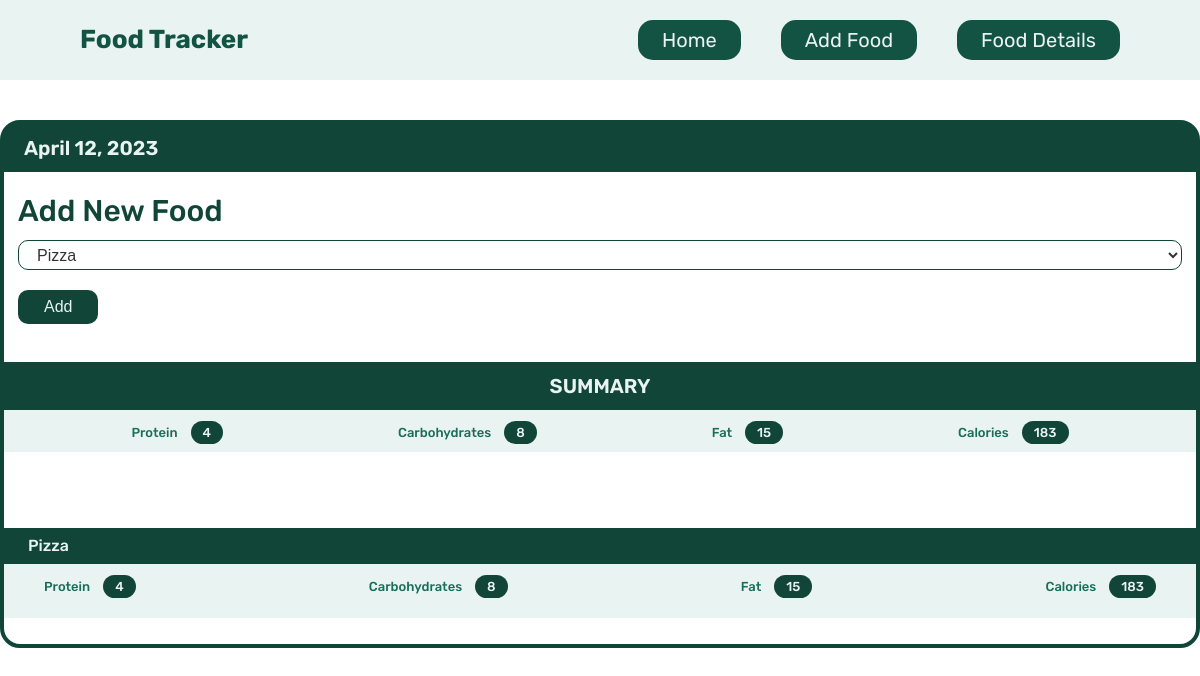
/view/20230412, run on the app's committed database.
### tables this page shows
CREATE TABLE food(
    id integer PRIMARY KEY AUTOINCREMENT,
    name text not null,
    fat integer not NULL,
    protein integer not null,
    carbs integer not null,
    calories integer not null
);

### app.py (the view)
@app.route('/view/<date>', methods = ["GET", "POST"])
def view(date):
    db = get_db()
    cur = db.execute("select id, entry_date from log_date where entry_date = ?", [date])
    date_result = cur.fetchone()
    if request.method == "POST":
        db.execute('insert into food_date (food_id, log_date_id) values (?, ?)', [request.form['food-selected'], date_result['id']])
        db.commit()
    d = datetime.strptime(str(date_result['entry_date']), '%Y%m%d')
    readable_date = datetime.strftime(d, '%B %d, %Y')
    food_cur = db.execute('select id, name from food')
    food_results = food_cur.fetchall()
    log_cur = db.execute(
        """
        select food.name, food.protein, food.carbs, food.fat, food.calories from log_date
        join food_date on food_date.log_date_id = log_date.id
        join food on food.id = food_date.food_id
        where log_date.entry_date = ?
        """,
        [date]
    )
    log_results = log_cur.fetchall()
    totals = {}
    totals['protein'] = 0
    totals['carbs'] = 0
    totals['fat'] = 0
    totals['calories'] = 0
    for food in log_results:
        totals['protein'] += food['protein']
        totals['carbs'] += food['carbs']
        totals['fat'] += food['fat']
        totals['calories'] += food['calories']
    return render_template('view.html', entry_date=date_result['entry_date'], readable_date = readable_date, \
                           food_results=food_results, log_results=log_results, totals = totals)

### app.py (called while the page is built)
def connect_db():
    sql = sqlite3.connect(r'C:\Users\anubh\Desktop\Flask Course\Food Tracker\database.db')
    sql.row_factory = sqlite3.Row
    return sql

def get_db():
    if not hasattr(g, 'sqlite_db'):
        g.sqlite_db = connect_db()
    return g.sqlite_db

### Templates/view.html (shortened to what this page needs)
{% extends "base.html" %}
{% block body %}
<main class="container">
    <div class="box">
        <h3 class="date-heading"> {{readable_date}} </h3>
        <div class="select-container">
            <h3 class="add-food-heading"> Add New Food </h3>
            <form action="{{url_for('view', date = entry_date)}}" method="POST" class="select-form">
                <select name="food-selected">
                    {% for food in food_results %}
                    <option value= {{food.id}}>{{food.name}}</option>
                    {% endfor %}
                </select>
                <button type="submit" class="btn">Add</button>
            </form>
        </div>
        <div class="summary-container">
            <h3 class="summary"> Summary </h3>
            <div class="totals">
                <ul class="totals-list">
                    <li>Protein <span> {{totals.protein}}</span></li>
                    <li>Carbohydrates <span>{{totals.carbs}}</span></li>
                    <li>Fat <span>{{totals.fat}}</span></li>
                    <li>Calories <span>{{totals.calories}}</span></li>
                </ul>
            </div>
        </div>
        {% for food in log_results %}
        <div class="individual-summary-container">
            <h3 class="individual-food-heading"> {{food.name}} </h3>
            <div class="totals">
                <ul class="totals-list">
                    <li>Protein <span>{{food.protein}}</span></li>
                    <li>Carbohydrates <span>{{food.carbs}}</span></li>
                    <li>Fat <span>{{food.fat}}</span></li>
                    <li>Calories <span>{{food.calories}}</span></li>
                </ul>
            </div>
        </div>
        {% endfor %}
    </div>
{% endblock %}

### static/general.css (style rules this page uses)
* { margin: 0; padding: 0; box-sizing: border-box; }
html { font-size: 62.5%; }
body { font-family: "Rubik", sans-serif; line-height: 1; font-weight: 400; color: #555; position: relative; }

### static/styles.css (style rules this page uses)
.container { margin: 0 auto; margin-top: 4rem; width: 120rem; }
.btn, .btn:link, .btn:visited { background-color: #104538; font-size: 1.6rem; padding: 0.8rem 2.6rem; cursor: pointer; color: #e9f3f1; border: none; border-radius: 10px; transition: all 0.3s; }
.totals { padding: 1.6rem 4rem; }
.totals-list { list-style: none; display: flex; justify-content: space-between; align-items: center; }
.totals-list li { font-size: 1.3rem; font-weight: 500; color: #196e5a; }
.totals-list li span { background-color: #104538; padding: 0.4rem 1.2rem; color: #e9f3f1; margin-left: 1rem; border-radius: 30px; }
.box { border: 4px solid #104538; border-radius: 20px; margin-bottom: 4rem; }
.select-container { color: #104538; margin-bottom: 2.4rem; }
select { background: transparent; color: #333; font-weight: 500; font-size: 1.6rem; width: 100%; padding-left: 1.4rem; margin-bottom: 2rem; height: 3rem; border-radius: 10px; border-color: #104538; }
.select-form { padding: 1.4rem; }
.date-heading { background-color: #104538; padding: 1.4rem 2rem; color:#e9f3f1; font-size: 2rem; font-weight: 600; border-top-left-radius: 12px; border-top-right-radius: 12px; }
.add-food-heading { font-size: 3rem; font-weight: 500; padding: 0 1.4rem; margin-top: 2.4rem; }
.summary-container { height: 9rem; background-color: #e9f3f1; margin-bottom: 7.6rem; }
.summary { background-color: #104538; padding: 1.4rem 2rem; color:#e9f3f1; font-size: 2rem; font-weight: 600; text-transform: uppercase; text-align: center; }
.summary-container .totals-list { list-style: none; display: flex; justify-content: space-around; align-items: center; }
.individual-summary-container { height: 9rem; background-color: #e9f3f1; margin-bottom: 2.6rem; }
.individual-food-heading { font-size: 1.6rem; font-weight: 500; color: #e9f3f1; background-color: #104538; padding: 1rem 2.4rem; }

### data on the page
food: name "Pizza", protein "4", carbs "8", fat "15", calories "183"

### other printed values
{{ readable_date }} "April 12, 2023"
{{ totals.protein }} "4"
{{ totals.carbs }} "8"
{{ totals.fat }} "15"
{{ totals.calories }} "183"
form field food-selected "Pizza"
